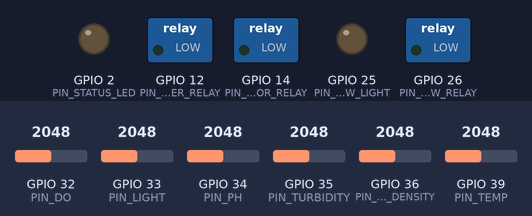
This sketch was run on a simulated ESP32. Parts: switched loads named in the sketch (green lamp = pin HIGH), output pins drawn as LEDs (lit = HIGH). The test bench sets the inputs (shaded band); at power-on: GPIO 32 (PIN_DO) = 2048, GPIO 33 (PIN_LIGHT) = 2048, GPIO 34 (PIN_PH) = 2048, GPIO 35 (PIN_TURBIDITY) = 2048, GPIO 36 (PIN_FILM_DENSITY) = 2048, GPIO 39 (PIN_TEMP) = 2048 (analog values on the 0–4095 scale). WiFi joins after 1.5 s; servers stay silent unless stated; uploads are accepted with an empty reply; what the sketch prints to the serial monitor is not drawn.

Above: at 0.0 s.
At 2.3 s:
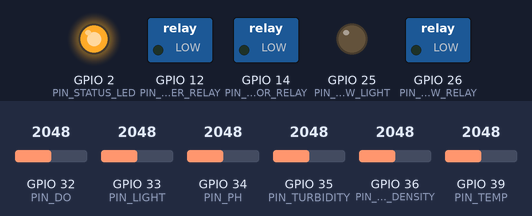
Timing chart, 0 to 3.9 s (numbered marks = the images above):
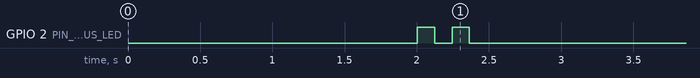

The sketch:

microsketch_.ino
```cpp
/*
  Modular Floating Microalgae Treatment Buoy
  Board: ESP32

  Project concept:
  - Each buoy is one small treatment module.
  - River/canal water is pumped through the treatment section.
  - Microalgae stays in a closed photobioreactor or biofilm chamber.
  - The system improves water by controlled flow, oxygen transfer, and nutrient uptake.
  - It does not automatically release microalgae into the river.

  AI decisions from the server:
  - TREAT: run water through the lower treatment chamber.
  - FLUSH: run a short high-speed cleaning cycle for the intake path.
  - HOLD: save power and keep monitoring.
  - LOCKOUT: stop everything for safety.
*/

#include <WiFi.h>
#include <HTTPClient.h>
#include <Arduino.h>

// ------------------------------------------------------------
// WiFi and AI server settings
// ------------------------------------------------------------
const char* WIFI_SSID = "YourWiFiName";
const char* WIFI_PASSWORD = "YourWiFiPassword";

// Example: "http://192.168.1.103:5000/analyze"
const char* SERVER_URL = "http://YOUR_COMPUTER_IP:5000/analyze";

const char* MODULE_ID = "module-01";
const char* ARRAY_ID = "river-array-01";

// ------------------------------------------------------------
// Sensor pins
// ------------------------------------------------------------
#define PIN_PH              34
#define PIN_TURBIDITY       35
#define PIN_DO              32
#define PIN_LIGHT           33
#define PIN_TEMP            39   // Optional analog temperature sensor
#define PIN_FILM_DENSITY    36   // Optional light sensor inside algae film chamber

// ------------------------------------------------------------
// Actuator pins
// ------------------------------------------------------------
#define PIN_FLOW_RELAY      26   // Main water flow pump or valve
#define PIN_FLOW_PWM        27   // Optional motor driver PWM pin
#define PIN_AERATOR_RELAY   14   // Optional air pump
#define PIN_GROW_LIGHT      25   // Optional grow LEDs
#define PIN_MIXER_RELAY     12   // Optional chamber mixer
#define PIN_STATUS_LED      2

// ------------------------------------------------------------
// Hardware options
// ------------------------------------------------------------
#define FLOW_PWM_ENABLED    0    // Set 1 if using a MOSFET/motor driver with PWM
#define TEMP_SENSOR_ENABLED 0    // Set 1 if PIN_TEMP has an LM35-like analog sensor
#define FILM_SENSOR_ENABLED 0    // Set 1 if PIN_FILM_DENSITY is installed

const bool RELAY_ACTIVE_HIGH = true;

// ------------------------------------------------------------
// Timing
// ------------------------------------------------------------
const unsigned long SENSOR_INTERVAL_MS = 10000UL;        // Read sensors every 10 seconds
const unsigned long REPORT_INTERVAL_MS = 60000UL;        // Normal dashboard/AI report every 60 seconds
const unsigned long ALERT_REPORT_INTERVAL_MS = 30000UL;  // Repeat active alert reports every 30 seconds
const unsigned long HTTP_TIMEOUT_MS = 3500UL;
const unsigned long FLOW_COOLDOWN_MS = 30000UL;
const unsigned long AERATOR_COOLDOWN_MS = 45000UL;
const unsigned long GROW_LIGHT_MAX_MS = 120000UL;
const unsigned long MIXER_PULSE_MS = 15000UL;

// ------------------------------------------------------------
// PWM settings
// ------------------------------------------------------------
#if FLOW_PWM_ENABLED
const int FLOW_PWM_CHANNEL = 0;
const int FLOW_PWM_FREQ = 5000;
const int FLOW_PWM_BITS = 8;
#endif

// ------------------------------------------------------------
// Calibration values
// ------------------------------------------------------------
const float ADC_REF_VOLTAGE = 3.3;
const float ADC_MAX_VALUE = 4095.0;
const int SENSOR_SAMPLES = 12;

float PH_VOLTAGE_AT_PH7 = 2.50;
float PH_SLOPE = -0.18;

float TURBIDITY_CLEAR_VOLTAGE = 3.00;
float TURBIDITY_MUDDY_VOLTAGE = 1.20;
float TURBIDITY_MAX_NTU = 120.0;

float DO_SATURATED_VOLTAGE = 3.30;
float DO_SATURATED_MG_L = 8.00;

// ------------------------------------------------------------
// Adaptive reporting thresholds
// ------------------------------------------------------------
const float REPORT_DELTA_PH = 0.20;
const float REPORT_DELTA_TURBIDITY = 10.0;
const float REPORT_DELTA_DO = 0.30;
const float REPORT_DELTA_SUNLIGHT = 15.0;
const float REPORT_DELTA_TEMPERATURE = 1.0;
const float REPORT_DELTA_FILM = 5.0;

const float ALERT_DO_CRITICAL = 3.0;
const float ALERT_DO_LOW = 5.0;
const float ALERT_PH_MIN = 6.2;
const float ALERT_PH_MAX = 8.8;
const float ALERT_TURBIDITY_HIGH = 90.0;
const float ALERT_FILM_DENSE = 85.0;

// ------------------------------------------------------------
// Runtime state
// ------------------------------------------------------------
unsigned long lastSensorRead = 0;
unsigned long lastReportAt = 0;
unsigned long flowStopAt = 0;
unsigned long flowCooldownUntil = 0;
unsigned long aeratorStopAt = 0;
unsigned long aeratorCooldownUntil = 0;
unsigned long growLightStopAt = 0;
unsigned long mixerStopAt = 0;

bool flowRunning = false;
bool aeratorRunning = false;
bool growLightRunning = false;
bool mixerRunning = false;
bool hasLastReportedReading = false;

struct SensorReading {
  float ph;
  float turbidity;
  float dissolvedO2;
  float sunlight;
  float temperatureC;
  float filmDensity;
  int rawPh;
  int rawTurbidity;
  int rawDo;
  int rawLight;
  int rawTemp;
  int rawFilm;
};

SensorReading lastReportedReading;

struct ServerDecision {
  String command;
  String flowLevel;
  String growthMode;
  String alert;
  String reason;
  int pumpSeconds;
  int pumpPwm;
  int aerateSeconds;
};

// ------------------------------------------------------------
// Setup and loop
// ------------------------------------------------------------
void setup() {
  Serial.begin(115200);
  delay(500);

  Serial.println();
  Serial.println("Modular microalgae treatment buoy starting...");

  analogReadResolution(12);
  analogSetPinAttenuation(PIN_PH, ADC_11db);
  analogSetPinAttenuation(PIN_TURBIDITY, ADC_11db);
  analogSetPinAttenuation(PIN_DO, ADC_11db);
  analogSetPinAttenuation(PIN_LIGHT, ADC_11db);
  analogSetPinAttenuation(PIN_TEMP, ADC_11db);
  analogSetPinAttenuation(PIN_FILM_DENSITY, ADC_11db);

  pinMode(PIN_FLOW_RELAY, OUTPUT);
  pinMode(PIN_AERATOR_RELAY, OUTPUT);
  pinMode(PIN_GROW_LIGHT, OUTPUT);
  pinMode(PIN_MIXER_RELAY, OUTPUT);
  pinMode(PIN_STATUS_LED, OUTPUT);

#if FLOW_PWM_ENABLED
  ledcSetup(FLOW_PWM_CHANNEL, FLOW_PWM_FREQ, FLOW_PWM_BITS);
  ledcAttachPin(PIN_FLOW_PWM, FLOW_PWM_CHANNEL);
#endif

  stopAllActuators();
  connectWiFi();
}

void loop() {
  unsigned long now = millis();
  updateActuators(now);

  if (now - lastSensorRead >= SENSOR_INTERVAL_MS) {
    lastSensorRead = now;

    SensorReading reading = readSensors();
    printReading(reading);

    String reportReason = getReportReason(reading, now);
    if (reportReason.length() > 0) {
      if (WiFi.status() == WL_CONNECTED) {
        ServerDecision decision = sendToAI(reading, reportReason);
        printDecision(decision);
        applyDecision(decision);

        lastReportedReading = reading;
        hasLastReportedReading = true;
        lastReportAt = now;
      } else {
        Serial.println("WiFi disconnected. Reconnecting...");
        connectWiFi();
      }
    } else {
      Serial.println("No significant change. Sensor reading kept local.");
    }
  }
}

// ------------------------------------------------------------
// Sensor reading
// ------------------------------------------------------------
SensorReading readSensors() {
  SensorReading r;

  r.rawPh = readAnalogAverage(PIN_PH);
  r.rawTurbidity = readAnalogAverage(PIN_TURBIDITY);
  r.rawDo = readAnalogAverage(PIN_DO);
  r.rawLight = readAnalogAverage(PIN_LIGHT);
  r.rawTemp = readAnalogAverage(PIN_TEMP);
  r.rawFilm = readAnalogAverage(PIN_FILM_DENSITY);

  r.ph = convertPH(r.rawPh);
  r.turbidity = convertTurbidity(r.rawTurbidity);
  r.dissolvedO2 = convertDissolvedOxygen(r.rawDo);
  r.sunlight = convertLightPercent(r.rawLight);
  r.temperatureC = convertTemperatureC(r.rawTemp);
  r.filmDensity = convertFilmDensityPercent(r.rawFilm);

  return r;
}

int readAnalogAverage(uint8_t pin) {
  long total = 0;
  for (int i = 0; i < SENSOR_SAMPLES; i++) {
    total += analogRead(pin);
    delay(3);
  }
  return (int)(total / SENSOR_SAMPLES);
}

float adcToVoltage(int raw) {
  return raw * (ADC_REF_VOLTAGE / ADC_MAX_VALUE);
}

float convertPH(int raw) {
  float voltage = adcToVoltage(raw);
  float ph = 7.0 + ((voltage - PH_VOLTAGE_AT_PH7) / PH_SLOPE);
  return constrain(ph, 0.0, 14.0);
}

float convertTurbidity(int raw) {
  float voltage = adcToVoltage(raw);
  float span = TURBIDITY_CLEAR_VOLTAGE - TURBIDITY_MUDDY_VOLTAGE;
  if (span == 0.0) {
    return 0.0;
  }
  float cloudyRatio = (TURBIDITY_CLEAR_VOLTAGE - voltage) / span;
  cloudyRatio = constrain(cloudyRatio, 0.0, 1.0);
  return cloudyRatio * TURBIDITY_MAX_NTU;
}

float convertDissolvedOxygen(int raw) {
  float voltage = adcToVoltage(raw);
  float mgL = (voltage / DO_SATURATED_VOLTAGE) * DO_SATURATED_MG_L;
  return constrain(mgL, 0.0, 20.0);
}

float convertLightPercent(int raw) {
  return constrain((raw / ADC_MAX_VALUE) * 100.0, 0.0, 100.0);
}

float convertTemperatureC(int raw) {
#if TEMP_SENSOR_ENABLED
  // LM35-style sensor: 10 mV per degree Celsius.
  return adcToVoltage(raw) * 100.0;
#else
  (void)raw;
  return 25.0;
#endif
}

float convertFilmDensityPercent(int raw) {
#if FILM_SENSOR_ENABLED
  // More blocked light means denser algae/biofilm.
  float lightThroughFilm = convertLightPercent(raw);
  return constrain(100.0 - lightThroughFilm, 0.0, 100.0);
#else
  (void)raw;
  return 0.0;
#endif
}

// ------------------------------------------------------------
// Adaptive reporting
// ------------------------------------------------------------
String getReportReason(const SensorReading& r, unsigned long now) {
  if (!hasLastReportedReading) {
    return "first_report";
  }

  String alertNow = alertReason(r);
  String alertLast = alertReason(lastReportedReading);

  if (alertNow.length() > 0 && alertNow != alertLast) {
    return alertNow;
  }

  String changeReason = significantChangeReason(r, lastReportedReading);
  if (changeReason.length() > 0) {
    return changeReason;
  }

  if (alertNow.length() > 0 && now - lastReportAt >= ALERT_REPORT_INTERVAL_MS) {
    return alertNow + "_repeat";
  }

  if (now - lastReportAt >= REPORT_INTERVAL_MS) {
    return "scheduled_60s";
  }

  return "";
}

String alertReason(const SensorReading& r) {
  if (r.dissolvedO2 < ALERT_DO_CRITICAL) {
    return "alert_do_critical";
  }
  if (r.dissolvedO2 < ALERT_DO_LOW) {
    return "alert_do_low";
  }
  if (r.ph < ALERT_PH_MIN || r.ph > ALERT_PH_MAX) {
    return "alert_ph_out_of_range";
  }
  if (r.turbidity >= ALERT_TURBIDITY_HIGH) {
    return "alert_turbidity_high";
  }
  if (r.filmDensity >= ALERT_FILM_DENSE) {
    return "alert_film_dense";
  }
  return "";
}

String significantChangeReason(const SensorReading& current, const SensorReading& previous) {
  if (abs(current.dissolvedO2 - previous.dissolvedO2) >= REPORT_DELTA_DO) {
    return "do_changed";
  }
  if (abs(current.ph - previous.ph) >= REPORT_DELTA_PH) {
    return "ph_changed";
  }
  if (abs(current.turbidity - previous.turbidity) >= REPORT_DELTA_TURBIDITY) {
    return "turbidity_changed";
  }
  if (abs(current.sunlight - previous.sunlight) >= REPORT_DELTA_SUNLIGHT) {
    return "sunlight_changed";
  }
  if (abs(current.temperatureC - previous.temperatureC) >= REPORT_DELTA_TEMPERATURE) {
    return "temperature_changed";
  }
  if (abs(current.filmDensity - previous.filmDensity) >= REPORT_DELTA_FILM) {
    return "film_changed";
  }
  return "";
}

// ------------------------------------------------------------
// AI communication
// ------------------------------------------------------------
ServerDecision sendToAI(const SensorReading& r, const String& reportReason) {
  ServerDecision fallback = defaultDecision();

  HTTPClient http;
  http.begin(SERVER_URL);
  http.setTimeout(HTTP_TIMEOUT_MS);
  http.addHeader("Content-Type", "application/json");
  http.addHeader("Accept", "application/json");

  String payload = "{";
  payload += "\"array_id\":\"" + String(ARRAY_ID) + "\",";
  payload += "\"module_id\":\"" + String(MODULE_ID) + "\",";
  payload += "\"ph\":" + String(r.ph, 2) + ",";
  payload += "\"turbidity\":" + String(r.turbidity, 1) + ",";
  payload += "\"dissolved_o2\":" + String(r.dissolvedO2, 2) + ",";
  payload += "\"sunlight\":" + String(r.sunlight, 1) + ",";
  payload += "\"temperature_c\":" + String(r.temperatureC, 1) + ",";
  payload += "\"film_density\":" + String(r.filmDensity, 1) + ",";
  payload += "\"report_reason\":\"" + reportReason + "\",";
  payload += "\"sensor_interval_seconds\":" + String(SENSOR_INTERVAL_MS / 1000UL) + ",";
  payload += "\"normal_report_interval_seconds\":" + String(REPORT_INTERVAL_MS / 1000UL) + ",";
  payload += "\"flow_running\":" + String(flowRunning ? "true" : "false") + ",";
  payload += "\"aerator_running\":" + String(aeratorRunning ? "true" : "false") + ",";
  payload += "\"response_format\":\"json\"";
  payload += "}";

  int httpCode = http.POST(payload);
  if (httpCode != 200) {
    Serial.print("AI server HTTP error: ");
    Serial.println(httpCode);
    http.end();
    return fallback;
  }

  String body = http.getString();
  http.end();
  return parseDecision(body);
}

ServerDecision defaultDecision() {
  ServerDecision d;
  d.command = "HOLD";
  d.flowLevel = "OFF";
  d.growthMode = "IDLE";
  d.alert = "";
  d.reason = "No valid AI response";
  d.pumpSeconds = 0;
  d.pumpPwm = 0;
  d.aerateSeconds = 0;
  return d;
}

ServerDecision parseDecision(String body) {
  ServerDecision d = defaultDecision();
  body.trim();

  if (body.startsWith("{")) {
    d.command = normalizeText(extractJsonString(body, "command"));
    d.flowLevel = normalizeText(extractJsonString(body, "flow_level"));
    d.growthMode = normalizeText(extractJsonString(body, "growth_mode"));
    d.alert = normalizeText(extractJsonString(body, "alert"));
    d.reason = extractJsonString(body, "reason");
    d.pumpSeconds = extractJsonInt(body, "pump_seconds", 0);
    d.pumpPwm = extractJsonInt(body, "pump_pwm", 0);
    d.aerateSeconds = extractJsonInt(body, "aerate_seconds", 0);
  } else {
    d.command = normalizeText(body);
  }

  if (d.command.length() == 0) d.command = "HOLD";
  if (d.flowLevel.length() == 0) d.flowLevel = "OFF";
  if (d.growthMode.length() == 0) d.growthMode = "IDLE";
  if (d.reason.length() == 0) d.reason = "AI command received";

  return d;
}

String normalizeText(String value) {
  value.trim();
  value.toUpperCase();
  return value;
}

String extractJsonString(const String& body, const String& key) {
  String needle = "\"" + key + "\"";
  int keyPos = body.indexOf(needle);
  if (keyPos < 0) return "";

  int colon = body.indexOf(':', keyPos + needle.length());
  if (colon < 0) return "";

  int start = colon + 1;
  while (start < body.length() && (body[start] == ' ' || body[start] == '\t')) start++;
  if (start >= body.length()) return "";

  if (body[start] == '"') {
    int endQuote = body.indexOf('"', start + 1);
    if (endQuote < 0) return "";
    return body.substring(start + 1, endQuote);
  }

  int end = start;
  while (end < body.length() && body[end] != ',' && body[end] != '}') end++;
  String value = body.substring(start, end);
  value.trim();
  return value;
}

int extractJsonInt(const String& body, const String& key, int fallback) {
  String value = extractJsonString(body, key);
  if (value.length() == 0) return fallback;
  return value.toInt();
}

// ------------------------------------------------------------
// Decision handling
// ------------------------------------------------------------
void applyDecision(const ServerDecision& d) {
  if (d.command == "LOCKOUT") {
    stopAllActuators();
    blinkStatus(4, 120);
    return;
  }

  if (d.command == "TREAT" || d.command == "FLUSH") {
    startTreatmentFlow(d);
  } else if (d.command == "HOLD") {
    // Keep currently timed outputs running, but do not start a new cycle.
  }

  if (d.aerateSeconds > 0) {
    startAeration(d.aerateSeconds);
  }

  if (d.growthMode == "SEALED_GROW") {
    startMixerPulse();
    stopGrowLight();
  } else if (d.growthMode == "LOW_LIGHT_SUPPORT") {
    startGrowLight();
  } else if (d.growthMode == "MAINTENANCE") {
    stopGrowLight();
    startMixerPulse();
  } else {
    stopGrowLight();
  }

  if (d.alert == "HARVEST_BIOFILM") {
    blinkStatus(3, 250);
  }
}

void startTreatmentFlow(const ServerDecision& d) {
  unsigned long now = millis();
  if (flowRunning) return;
  if (!timeReached(now, flowCooldownUntil)) {
    Serial.println("Flow cooldown active.");
    return;
  }

  int seconds = d.pumpSeconds;
  int pwm = d.pumpPwm;

  if (seconds <= 0) {
    if (d.command == "FLUSH") seconds = 6;
    else seconds = 10;
  }
  if (pwm <= 0) {
    if (d.command == "FLUSH") pwm = 235;
    else pwm = 185;
  }

  flowRunning = true;
  flowStopAt = now + ((unsigned long)seconds * 1000UL);
  setRelay(PIN_FLOW_RELAY, true);
  setFlowPwm(pwm);
  digitalWrite(PIN_STATUS_LED, HIGH);
}

void startAeration(int seconds) {
  unsigned long now = millis();
  if (aeratorRunning) return;
  if (!timeReached(now, aeratorCooldownUntil)) {
    Serial.println("Aerator cooldown active.");
    return;
  }

  if (seconds <= 0) seconds = 10;
  aeratorRunning = true;
  aeratorStopAt = now + ((unsigned long)seconds * 1000UL);
  setRelay(PIN_AERATOR_RELAY, true);
  digitalWrite(PIN_STATUS_LED, HIGH);
}

void startGrowLight() {
  growLightRunning = true;
  growLightStopAt = millis() + GROW_LIGHT_MAX_MS;
  setRelay(PIN_GROW_LIGHT, true);
}

void stopGrowLight() {
  growLightRunning = false;
  setRelay(PIN_GROW_LIGHT, false);
}

void startMixerPulse() {
  mixerRunning = true;
  mixerStopAt = millis() + MIXER_PULSE_MS;
  setRelay(PIN_MIXER_RELAY, true);
}

void updateActuators(unsigned long now) {
  if (flowRunning && timeReached(now, flowStopAt)) {
    flowRunning = false;
    flowCooldownUntil = now + FLOW_COOLDOWN_MS;
    setRelay(PIN_FLOW_RELAY, false);
    setFlowPwm(0);
  }

  if (aeratorRunning && timeReached(now, aeratorStopAt)) {
    aeratorRunning = false;
    aeratorCooldownUntil = now + AERATOR_COOLDOWN_MS;
    setRelay(PIN_AERATOR_RELAY, false);
  }

  if (growLightRunning && timeReached(now, growLightStopAt)) {
    stopGrowLight();
  }

  if (mixerRunning && timeReached(now, mixerStopAt)) {
    mixerRunning = false;
    setRelay(PIN_MIXER_RELAY, false);
  }

  if (!flowRunning && !aeratorRunning && !growLightRunning && !mixerRunning) {
    digitalWrite(PIN_STATUS_LED, LOW);
  }
}

void stopAllActuators() {
  flowRunning = false;
  aeratorRunning = false;
  growLightRunning = false;
  mixerRunning = false;

  setRelay(PIN_FLOW_RELAY, false);
  setRelay(PIN_AERATOR_RELAY, false);
  setRelay(PIN_GROW_LIGHT, false);
  setRelay(PIN_MIXER_RELAY, false);
  setFlowPwm(0);
  digitalWrite(PIN_STATUS_LED, LOW);
}

void setRelay(uint8_t pin, bool on) {
  bool level = RELAY_ACTIVE_HIGH ? on : !on;
  digitalWrite(pin, level ? HIGH : LOW);
}

void setFlowPwm(int pwm) {
  pwm = constrain(pwm, 0, 255);
#if FLOW_PWM_ENABLED
  ledcWrite(FLOW_PWM_CHANNEL, pwm);
#else
  (void)pwm;
#endif
}

bool timeReached(unsigned long now, unsigned long target) {
  return (long)(now - target) >= 0;
}

// ------------------------------------------------------------
// WiFi and logging
// ------------------------------------------------------------
void connectWiFi() {
  Serial.print("Connecting to WiFi: ");
  Serial.println(WIFI_SSID);

  WiFi.mode(WIFI_STA);
  WiFi.begin(WIFI_SSID, WIFI_PASSWORD);

  int attempts = 0;
  while (WiFi.status() != WL_CONNECTED && attempts < 24) {
    delay(500);
    Serial.print(".");
    attempts++;
  }

  Serial.println();
  if (WiFi.status() == WL_CONNECTED) {
    Serial.print("Connected. IP: ");
    Serial.println(WiFi.localIP());
    blinkStatus(2, 120);
  } else {
    Serial.println("WiFi failed. Will retry later.");
  }
}

void blinkStatus(int count, int delayMs) {
  for (int i = 0; i < count; i++) {
    digitalWrite(PIN_STATUS_LED, HIGH);
    delay(delayMs);
    digitalWrite(PIN_STATUS_LED, LOW);
    delay(delayMs);
  }
}

void printReading(const SensorReading& r) {
  Serial.println("--------------------------------");
  Serial.print("Module: ");
  Serial.println(MODULE_ID);
  Serial.print("pH: ");
  Serial.println(r.ph, 2);
  Serial.print("Turbidity: ");
  Serial.print(r.turbidity, 1);
  Serial.println(" NTU");
  Serial.print("Dissolved O2: ");
  Serial.print(r.dissolvedO2, 2);
  Serial.println(" mg/L");
  Serial.print("Sunlight: ");
  Serial.print(r.sunlight, 1);
  Serial.println("%");
  Serial.print("Temperature: ");
  Serial.print(r.temperatureC, 1);
  Serial.println(" C");
  Serial.print("Film density: ");
  Serial.print(r.filmDensity, 1);
  Serial.println("%");
}

void printDecision(const ServerDecision& d) {
  Serial.print("AI command: ");
  Serial.println(d.command);
  Serial.print("Flow level: ");
  Serial.println(d.flowLevel);
  Serial.print("Growth mode: ");
  Serial.println(d.growthMode);
  Serial.print("Alert: ");
  Serial.println(d.alert);
  Serial.print("Reason: ");
  Serial.println(d.reason);
}
```
